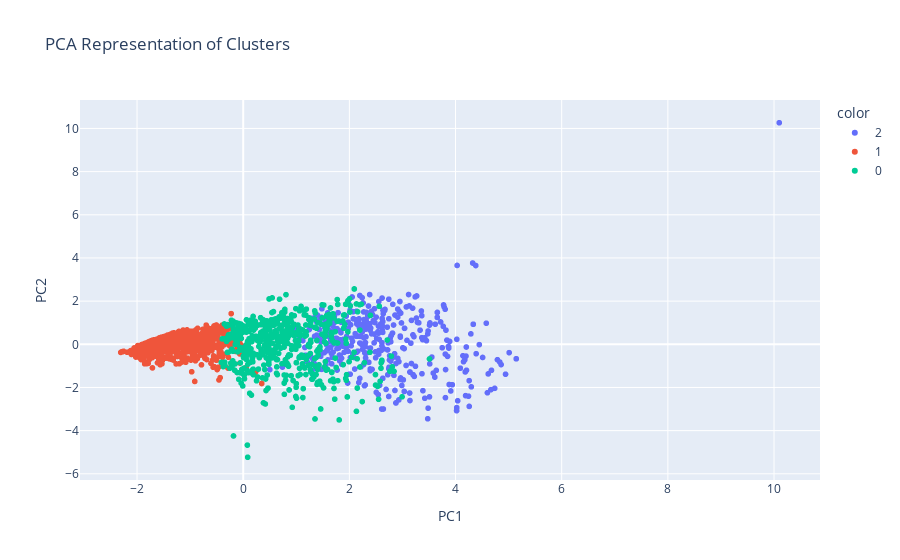

The notebook cell saved with this chart:
### Code cell
# Create scatter plot of `PC2` vs `PC1`
fig = px.scatter(x=X_pca['PC1'],
                 y=X_pca['PC2'],
                 color=labels.astype(str),
                title='PCA Representation of Clusters')
fig.update_layout(xaxis_title='PC1',yaxis_title='PC2')

fig.show()

### Figure 1 — Plotly figure (JSON) as saved in the notebook; plotly's stock layout.template omitted (floating-point values rounded to 4 significant figures; data arrays with more than 128 entries replaced by an {"elided": "..."} marker saying what was removed)
{"data": [{"hovertemplate": "color=2<br>x=%{x}<br>y=%{y}<extra></extra>", "legendgroup": "2", "marker": {"color": "#636efa", "symbol": "circle"}, "mode": "markers", "name": "2", "showlegend": true, "type": "scattergl", "x": {"elided": "423 float values"}, "xaxis": "x", "y": {"elided": "423 float values"}, "yaxis": "y"}, {"hovertemplate": "color=1<br>x=%{x}<br>y=%{y}<extra></extra>", "legendgroup": "1", "marker": {"color": "#EF553B", "symbol": "circle"}, "mode": "markers", "name": "1", "showlegend": true, "type": "scattergl", "x": {"elided": "1200 float values"}, "xaxis": "x", "y": {"elided": "1200 float values"}, "yaxis": "y"}, {"hovertemplate": "color=0<br>x=%{x}<br>y=%{y}<extra></extra>", "legendgroup": "0", "marker": {"color": "#00cc96", "symbol": "circle"}, "mode": "markers", "name": "0", "showlegend": true, "type": "scattergl", "x": {"elided": "593 float values"}, "xaxis": "x", "y": {"elided": "593 float values"}, "yaxis": "y"}], "layout": {"autosize": true, "legend": {"title": {"text": "color"}, "tracegroupgap": 0}, "title": {"text": "PCA Representation of Clusters"}, "xaxis": {"anchor": "y", "autorange": true, "domain": [0, 1], "range": [-3.048, 10.84], "showspikes": false, "title": {"text": "PC1"}, "type": "linear"}, "yaxis": {"anchor": "x", "autorange": true, "domain": [0, 1], "range": [-6.512, 11.54], "showspikes": false, "title": {"text": "PC2"}, "type": "linear"}}}
